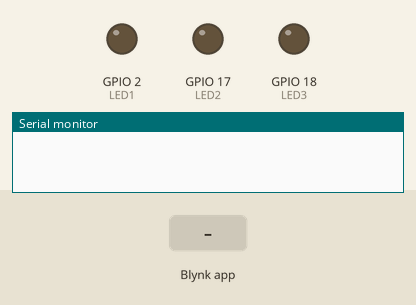
A sketch run on a simulated ESP32. On the bench: output pins drawn as LEDs (lit = HIGH), the last lines printed to the serial monitor. Inputs (shaded band) come from the test bench. WiFi joins after 1.5 s; servers stay silent unless stated.

Above: at 4.0 s.
4.1 s: Blynk app writes 1 to V2
At 4.9 s:
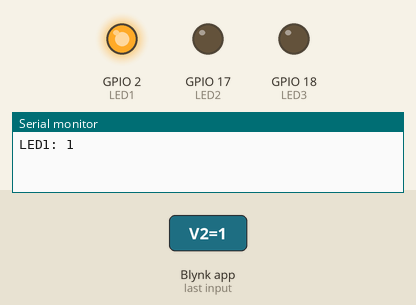
5.6 s: Blynk app writes 1 to V1
At 6.1 s:
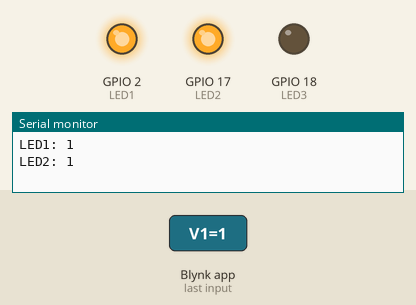
7.1 s: Blynk app writes 0 to V2
At 8.3 s:
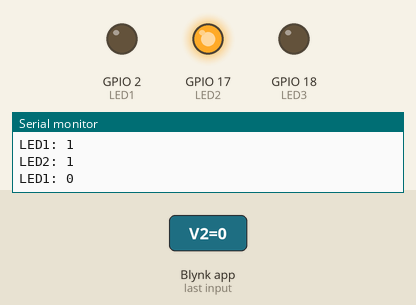
8.6 s: Blynk app writes 1 to V0
At 9.6 s:
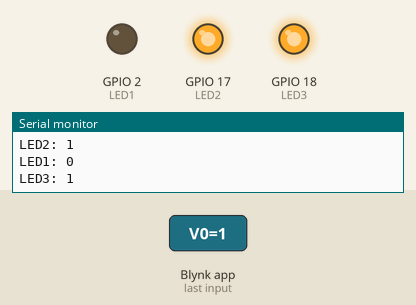
10.1 s: Blynk app writes 200 to V2
At 10.7 s:
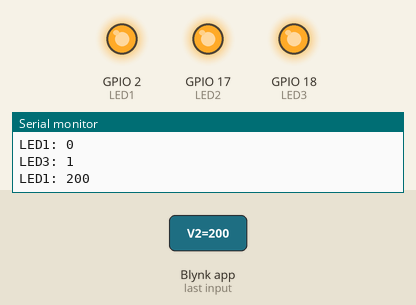
11.6 s: Blynk app writes 0 to V1
At 11.9 s:
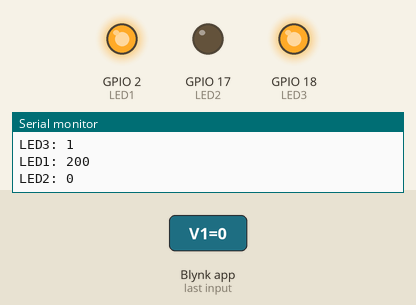
Timing chart, 0 to 14.1 s (numbered marks = the images above; inputs shaded):
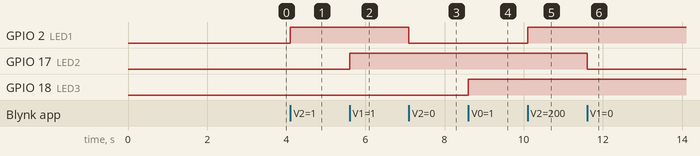

Measured:
- after the input at 4.1 s, GPIO 2 (LED1): LOW → HIGH at once
- after the input at 5.6 s, GPIO 17 (LED2): LOW → HIGH at once
- after the input at 7.1 s, GPIO 2 (LED1): HIGH → LOW at once
- after the input at 8.6 s, GPIO 18 (LED3): LOW → HIGH at once
- after the input at 10.1 s, GPIO 2 (LED1): LOW → HIGH at once
- after the input at 11.6 s, GPIO 17 (LED2): HIGH → LOW at once

The sketch:

blynk3led.ino
```cpp
#define BLYNK_TEMPLATE_ID "TMPL6TDS1Gzm3"
#define BLYNK_TEMPLATE_NAME "battat3den"
#define BLYNK_AUTH_TOKEN "dt0t41PJAHZDdE0MO31wVjkS6p96TmXx"
#define BLYNK_PRINT Serial

#include <WiFi.h>
#include <WiFiClient.h>
#include <BlynkSimpleEsp32.h>

char ssid[] = "HUTECH";
char pass[] = "hutech@123";
BlynkTimer timer;

char auth[] = BLYNK_AUTH_TOKEN;

// Định nghĩa các chân cho đèn LED
#define LED1 2   // Chân G2
#define LED2 17  // Chân G17
#define LED3 18  // Chân G18

// Điều khiển LED1 (Blynk V2)
BLYNK_WRITE(V2) {
  int value = param.asInt();
  Serial.println("LED1: " + String(value));
  value ? digitalWrite(LED1, HIGH) : digitalWrite(LED1, LOW);
}

// Điều khiển LED2 (Blynk V1)
BLYNK_WRITE(V1) {
  int value = param.asInt();
  Serial.println("LED2: " + String(value));
  value ? digitalWrite(LED2, HIGH) : digitalWrite(LED2, LOW);
}

// Điều khiển LED3 (Blynk V0)
BLYNK_WRITE(V0) {
  int value = param.asInt();
  Serial.println("LED3: " + String(value));
  value ? digitalWrite(LED3, HIGH) : digitalWrite(LED3, LOW);
}

void setup() {
  // Debug console
  Serial.begin(115200);
  delay(1000);
  Blynk.begin(auth, ssid, pass);

  // Thiết lập chế độ cho các chân LED
  pinMode(LED1, OUTPUT);
  pinMode(LED2, OUTPUT);
  pinMode(LED3, OUTPUT);
}

void loop() {
  Blynk.run();
  timer.run();
}
```
